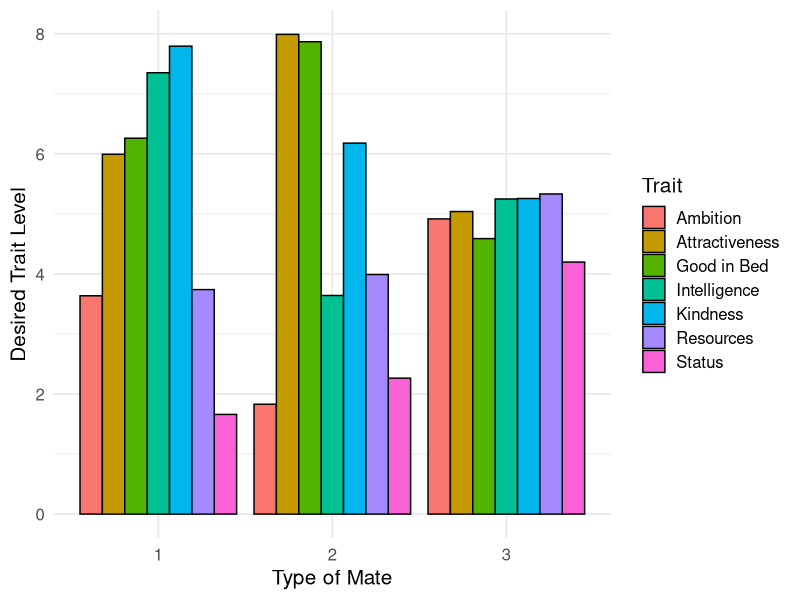
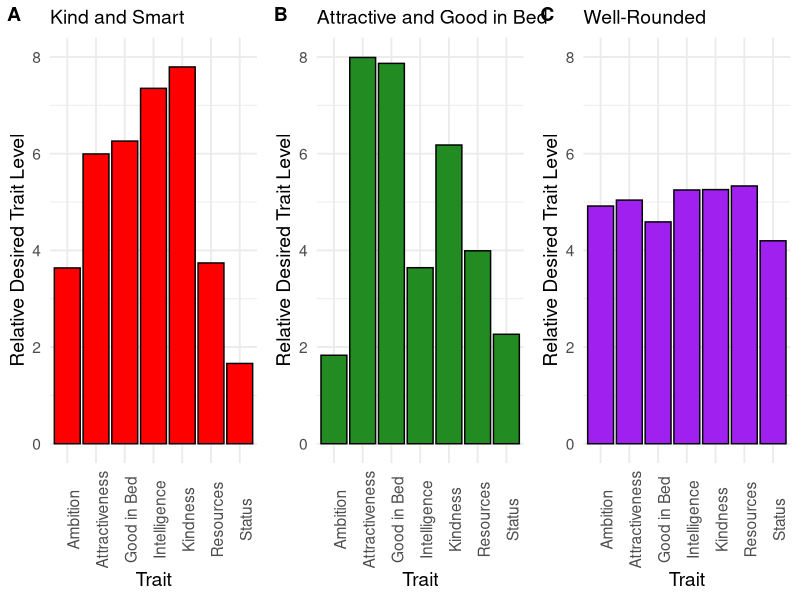
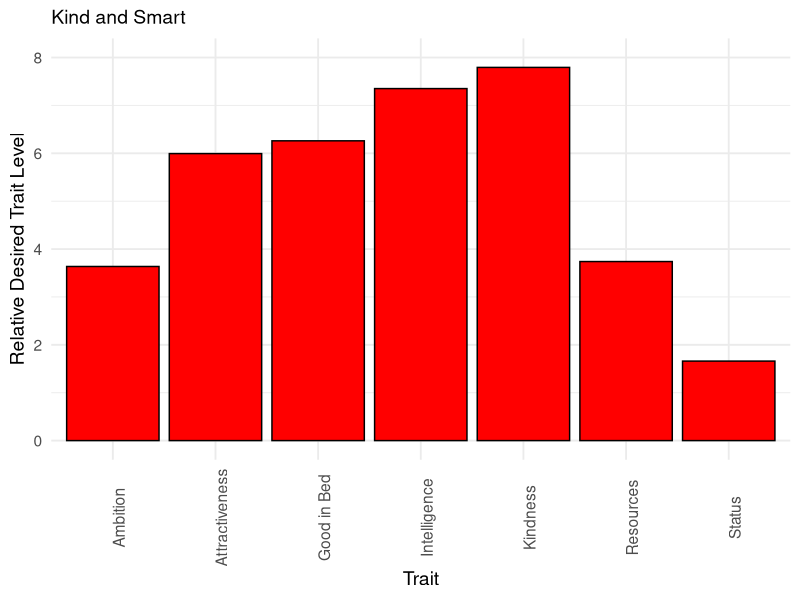
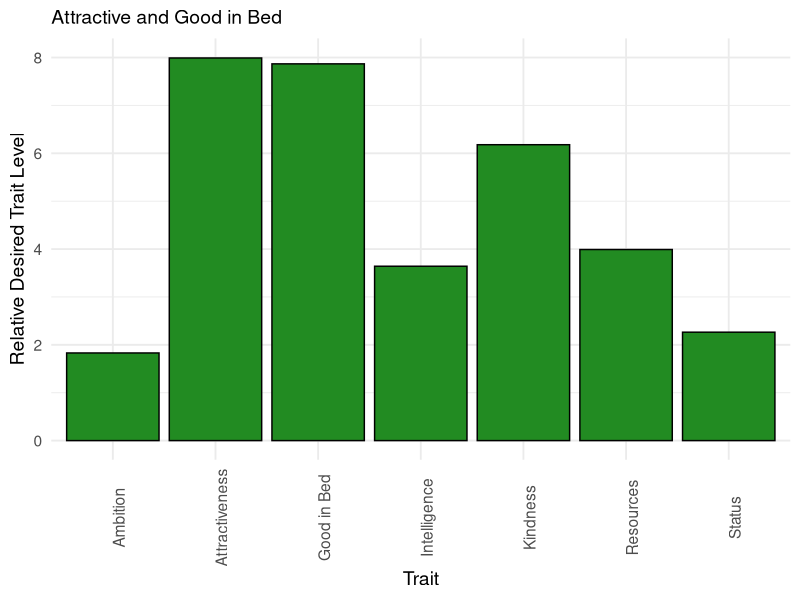
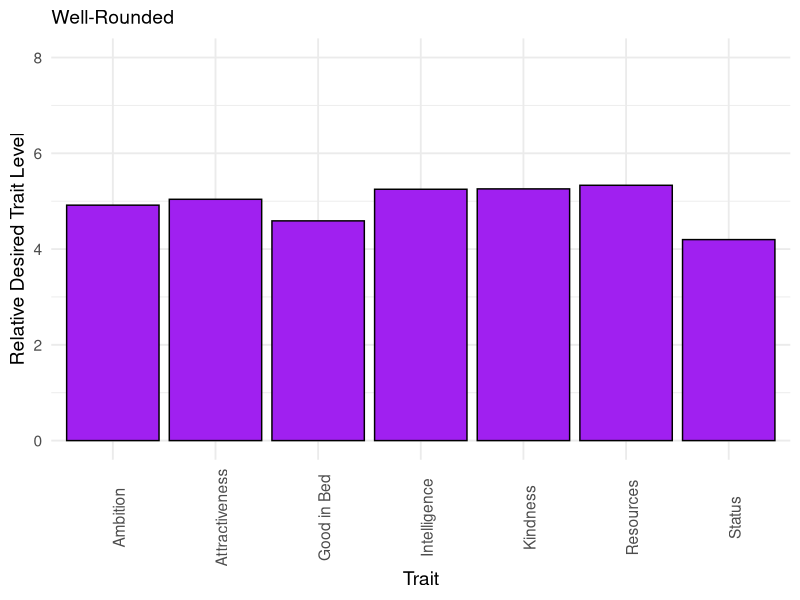
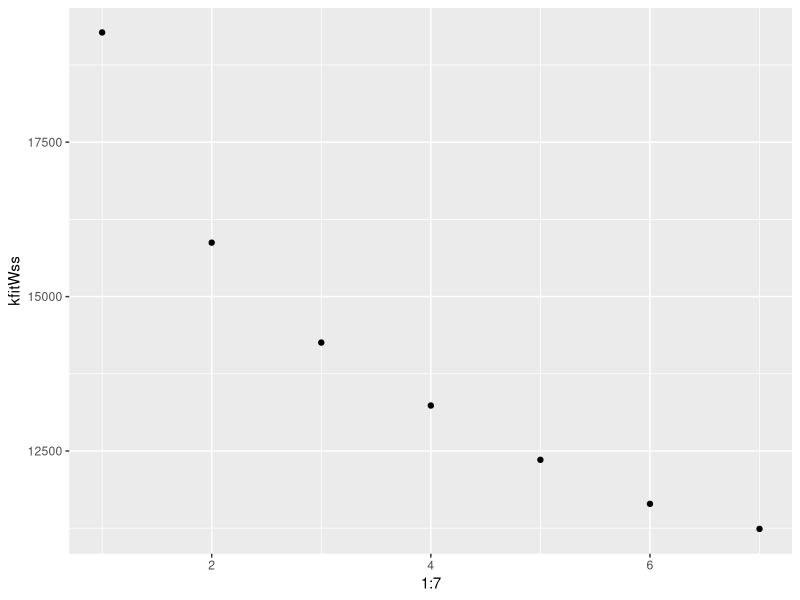

The R source for these figures, in order:
#############Polyamorous Mate Preferences -- Budget Allocation: Analysis Script #################
####Ashley J Coventry, Tamsin German, Dan Conroy-Beam########



###load packages 
library(psych) #for scree plot
library(ggplot2) #For generating other plots
library(ggpubr)
library(data.table) #for reshaping data
library(stringr) #for permutation analy data reorganizing
library(lme4) #for the logistic regression

###set seed###
set.seed(112822)


###load data###
data <- read.csv("Human Data/Processed Data/Processed Data20230108 181609.csv")


#Remove NAs ###
#necessary when merging back into the original data frame because kfits is omitting NAs. 

nacheck <- apply(data[,14:27], 1, function(x) sum(is.na(x))>0)
data<- data[!nacheck,]


#excluding people who don't identify as either men or women

data<-data[data$gender<3,]
data <- data[data$orange_gender <3,]
data <- data[data$blue_gender <3,]

#recoding gender to be 0 and 1 (move to processing script)
data$gender <- ifelse(data$gender == 1, 0, 1)
data$orange_gender <- ifelse(data$orange_gender ==1, 0, 1)
data$blue_gender <- ifelse(data$blue_gender ==1 , 0, 1)


###reshape data wide --> long and only keep columns relevant for kmeans

#melt function to have two rows (1 for orange, 1 for blue) with each trait rating

longData<-melt(as.data.table(data),id.vars=c("PIN","gender","age"),
               measure.vars=list(c(30,28),
                                 c(14,21),
                                 c(15,22),
                                 c(16,23),
                                 c(17,24),
                                 c(18,25),
                                 c(19,26),
                                 c(20,27)))


#Relabel columns

colnames(longData)[4:12]<-c("partner","idealGender","amb","attract",
                            "intel","sexy","kind",
                            "stat","finPros")


#Relabel partner type values
longData$partner<-as.factor(ifelse(longData$partner==1,"idealBlue","idealOrange"))





###K-Means Cluster Analysis###


#extract kmeans wSs
kfitWss<-sapply(1:7,function(x) kmeans(longData[,6:12],x)$tot.withinss)

#scree plot
screePlot<-qplot(1:7,kfitWss)


##compute differences in within ss across k for k-means clustering
wssDiffs<-diff(kfitWss)


##Add this classification to the original dataframe

kFit<-kmeans(longData[,6:12],3)
longData$kFitab <- kFit$cluster


##Create vectors of preference means for each cluster (without age)
clustCenters<-kFit$centers

##Look at gender breakdown by cluster
clustGender<-table(longData$gender,longData$kFitab)

##compute variance between trait ratings for each cluster
#to see if maybe one cluster is more well rounded than others
clustVars<-apply(clustCenters,1,var)




###Compute same or diff variable for ideal orange v ideal blue
#do people want both of their ideal partners in the same cluster or in different ones? 

##Transfer partner clusters back to data (since "data" is wide)
data$blueClust<-longData$kFitab[longData$partner=="idealBlue"]
data$orangeClust<-longData$kFitab[longData$partner=="idealOrange"]

##Determine for each participant whether their orange and blue partners are in the same cluster
#same = 1, diff = 0
data$sameOrDiff<-apply(data[,133:134],1,function(x)
  sum(duplicated(x))
)

##get sameOrDiff as function of gender
genderDiff<-table(data$sameOrDiff,data$gender)


##Computing average differentness
avgDiff <- mean(data$sameOrDiff)

###create variable listing cluster of each partner 

data$kFitab<-apply(data[,133:134],1,function(x) paste0(sort(as.numeric(x)),collapse=","))


### CHI SQUARE 

#are men and women are choosing combos of partner orange and blue at diff rates?

chisqGender<-chisq.test(table(data$gender,data$kFitab))


##do preferences for partner orange predict preferences for partner blue?
chisqClust<-chisq.test(table(data$blueClust, data$orangeClust)) 


##raw numbers in each cluster combo by gender
clustComboGender<-table(data$blueClust,data$orangeClust,data$gender)



### Permuation Analysis ###


##create a vector to store null distribution averages
nullDistAvg <- rep(0,100000)

##for loop to generate data of null dist 
for(a in 1:100000){
  
  aNull<-sample(data$blueClust)
  bNull<-sample(data$orangeClust)
  
  #Compute sameordiff
  sodNull<-ifelse(aNull==bNull, 0, 1)
  
  #Compute and saving average differentness
  nullDistAvg[a]<-mean(sodNull)
  
}



##see whether we are in extremes of null dist (compare output to our avgdiff)

nullDistHigh<-quantile(nullDistAvg[1:100000],c(0.975)) 
nullDistLow<-quantile(nullDistAvg[1:100000],c(0.025)) 


#Compute p-value comparing observed sameordiff to null distribution
pValueDiff <- sum(nullDistAvg < avgDiff) /100000 #unlike in study 1, no more similar/diff than chance 


###How many ideal partners are in each cluster?

##for people who wanted both partners in same cluster
sameClust <- table(data$blueClust[data$sameOrDiff == 0]) 

##for people who wanted partners in different clusters
#don't need to run separately for clusters A and B bc made order arbitrary
diffClust <- table(data$blueClust[data$sameOrDiff ==1])  


###More Chi Squares: proportion of participants with at least 1 partner in specific clusters 

##Create blank columns in data
data$clust1 <- NA #for cluster 1
data$clust2<- NA #for cluster 2
data$clust3 <- NA #for cluster 3


##for loop to fill columns
for(i in 1:NROW(data)){
  ifelse(data$orangeClust[i] == 1 | data$blueClust[i] == 1, data$clust1[i]<-1, data$clust1[i]<-0)
  
}

for(i in 1:NROW(data)){
  ifelse(data$orangeClust[i] == 2 | data$blueClust[i] == 2, data$clust2[i]<-1, data$clust2[i]<-0)
  
}

for(i in 1:NROW(data)){
  ifelse(data$orangeClust[i] == 3 | data$blueClust[i] == 3, data$clust3[i]<-1, data$clust3[i]<-0)
  
}



chisqClust1 <- chisq.test(table(data$gender, data$clust1))
chisqClust2 <- chisq.test(table(data$gender, data$clust2))
chisqClust3 <- chisq.test(table(data$gender, data$clust3))

###Ideal gender analysis

##fisher test

#partner blue
fisherIdealGenderBlue <- fisher.test(table(longData$idealGender[longData$partner == "idealBlue"], longData$kFitab[longData$partner == "idealBlue"])) 
idealGenderClustBlue <- table(longData$idealGender[longData$partner == "idealBlue"], longData$kFitab[longData$partner == "idealBlue"])

#partner orange
fisherIdealGenderOrange <- fisher.test(table(longData$idealGender[longData$partner == "idealOrange"], longData$kFitab[longData$partner == "idealOrange"])) 
idealGenderClustOrange <- table(longData$idealGender[longData$partner == "idealOrange"], longData$kFitab[longData$partner == "idealOrange"])




##logistic regression
#predicting partner sex from cluster?


logRegModel <- glmer(idealGender ~ kFitab + (1|PIN), data = longData, family = "binomial") 






### Plotting ###

##plot bar graph with each trait mean for each 3 clusters (# clusters depends on scree)
#clusters aren't mapping on in the right order! double check centers with graph after running
meanTrait <- c(clustCenters[1,], clustCenters[2,], clustCenters[3,])
mateType <-c(rep("1", 7), rep("2", 7), rep("3", 7))
trait <- c(rep(c("Ambition", "Attractiveness", "Intelligence", "Good in Bed", "Kindness", "Status", "Resources"), 3))  
plotting <- data.frame(meanTrait, mateType, trait)
kFitPlot <- ggplot(data=plotting, aes(x=mateType, y=meanTrait, fill=trait)) +
  geom_bar(stat="identity", color="black", position=position_dodge())+
  theme_minimal(base_size = 15) + xlab("Type of Mate") + ylab("Desired Trait Level") +
  scale_fill_discrete(name = "Trait")


##multipanel figure
#first create individual plot for each cluster

#cluster 1 (title will change based on clusters)
meanTrait1 <- clustCenters[1,]
trait1 <- c("Ambition", "Attractiveness", "Intelligence", "Good in Bed", "Kindness", "Status", "Resources")
plotting1 <- data.frame(meanTrait1, trait1)
plot1 <- ggplot(data=plotting1, aes(x=trait1, y=meanTrait1)) +
  geom_bar(stat="identity", color="black", position=position_dodge(), fill = "red")+
  theme_minimal(base_size = 14) + xlab("Trait") + ylab("Relative Desired Trait Level")  +ylim(0,8) +
  ggtitle("Kind and Smart") +theme(plot.title = element_text(size = 14), axis.text.x = element_text(angle = 90))

#cluster 2 
meanTrait2 <- clustCenters[2,]
trait2 <- c("Ambition", "Attractiveness", "Intelligence", "Good in Bed", "Kindness", "Status", "Resources")
plotting2 <- data.frame(meanTrait2, trait2)
plot2 <- ggplot(data=plotting2, aes(x=trait2, y=meanTrait2)) +
  geom_bar(stat="identity", color="black", position=position_dodge(), fill = "forestgreen")+ 
  theme_minimal(base_size = 14) + xlab("Trait") + ylab("Relative Desired Trait Level") +ylim(0,8) +
ggtitle("Attractive and Good in Bed") +theme(plot.title = element_text(size = 14), axis.text.x = element_text(angle = 90))

#cluster 3 
meanTrait3 <- clustCenters[3,]
trait3 <- c("Ambition", "Attractiveness", "Intelligence", "Good in Bed", "Kindness", "Status", "Resources")
plotting3 <- data.frame(meanTrait3, trait3)
plot3 <- ggplot(data=plotting3, aes(x=trait3, y=meanTrait3)) +
  geom_bar(stat="identity", color="black", position=position_dodge(), fill = "purple")+ 
  theme_minimal(base_size = 14) + xlab("Trait") + ylab("Relative Desired Trait Level") +ylim(0,8) +
ggtitle("Well-Rounded") +theme(plot.title = element_text(size = 14), axis.text.x = element_text(angle = 90))

#combine clusters into one graph
panelPlot<-ggarrange(plot1,plot2,plot3,labels=c("A","B","C"), nrow=1, ncol=3,font.label = list(size = 14, color = "black"))









#######Bisexual Poly Prefs #######

##how many bisexual people are in our sample?
biSamp <- table(data$sex_orient)

##get only bi dataframe
biData <- subset(data, data$sex_orient == 3)

biSampGender <- table(biData$gender) #22 women, 9 men

##get sameOrDiff as function of gender
biGenderDiff<-table(biData$sameOrDiff,biData$gender)


##Computing average differentness
biAvgDiff <- mean(biData$sameOrDiff) ##way higher than reg avg diff

### CHI SQUARE -- some use Fisher's exact test since some clusters are rare###

#are bi men and women are choosing combos of partner orange and blue at diff rates than het folks?

chisqSexOrient <-chisq.test(table(data$sex_orient,data$kFitab)) #error bc size too small
#fisherSexOrient <- fisher.test(table(data$sex_orient, data$kFitab))
#get error with Fisher's test

#are bi men and bi women choosing combos at diff rates

fisherGenderBi <- fisher.test(table(biData$gender, biData$kFitab))



##in bisexual participants, do preferences for partner orange predict preferences for partner blue?
fisherClustBi <- fisher.test(table(biData$blueClust, biData$orangeClust))

##raw numbers in each cluster combo by gender
clustComboGenderBi<-table(biData$blueClust,biData$orangeClust,biData$gender)
